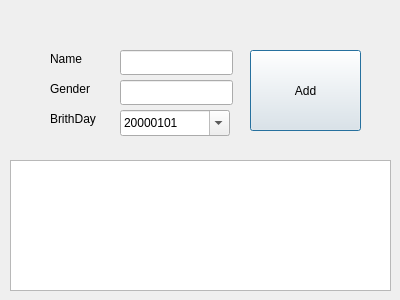
<?xml version="1.0" encoding="UTF-8"?>
<ui version="4.0">
 <class>Dialog</class>
 <widget class="QDialog" name="Dialog">
  <property name="geometry">
   <rect>
    <x>0</x>
    <y>0</y>
    <width>400</width>
    <height>300</height>
   </rect>
  </property>
  <property name="windowTitle">
   <string>Dialog</string>
  </property>
  <widget class="QLabel" name="label_1">
   <property name="geometry">
    <rect>
     <x>50</x>
     <y>50</y>
     <width>67</width>
     <height>17</height>
    </rect>
   </property>
   <property name="text">
    <string>Name</string>
   </property>
  </widget>
  <widget class="QLabel" name="label_2">
   <property name="geometry">
    <rect>
     <x>50</x>
     <y>80</y>
     <width>67</width>
     <height>17</height>
    </rect>
   </property>
   <property name="text">
    <string>Gender</string>
   </property>
  </widget>
  <widget class="QLabel" name="label_3">
   <property name="geometry">
    <rect>
     <x>50</x>
     <y>110</y>
     <width>67</width>
     <height>17</height>
    </rect>
   </property>
   <property name="text">
    <string>BrithDay</string>
   </property>
  </widget>
  <widget class="QLineEdit" name="lineEdit_1">
   <property name="geometry">
    <rect>
     <x>120</x>
     <y>50</y>
     <width>113</width>
     <height>25</height>
    </rect>
   </property>
  </widget>
  <widget class="QLineEdit" name="lineEdit_2">
   <property name="geometry">
    <rect>
     <x>120</x>
     <y>80</y>
     <width>113</width>
     <height>25</height>
    </rect>
   </property>
  </widget>
  <widget class="QPushButton" name="pushButton">
   <property name="geometry">
    <rect>
     <x>250</x>
     <y>50</y>
     <width>111</width>
     <height>81</height>
    </rect>
   </property>
   <property name="text">
    <string>Add</string>
   </property>
  </widget>
  <widget class="QDateEdit" name="dateEdit">
   <property name="geometry">
    <rect>
     <x>120</x>
     <y>110</y>
     <width>110</width>
     <height>26</height>
    </rect>
   </property>
   <property name="displayFormat">
    <string>yyyyMMdd</string>
   </property>
   <property name="calendarPopup">
    <bool>true</bool>
   </property>
  </widget>
  <widget class="QTableWidget" name="tableWidget">
   <property name="geometry">
    <rect>
     <x>10</x>
     <y>160</y>
     <width>381</width>
     <height>131</height>
    </rect>
   </property>
  </widget>
 </widget>
 <resources/>
 <connections/>
</ui>
